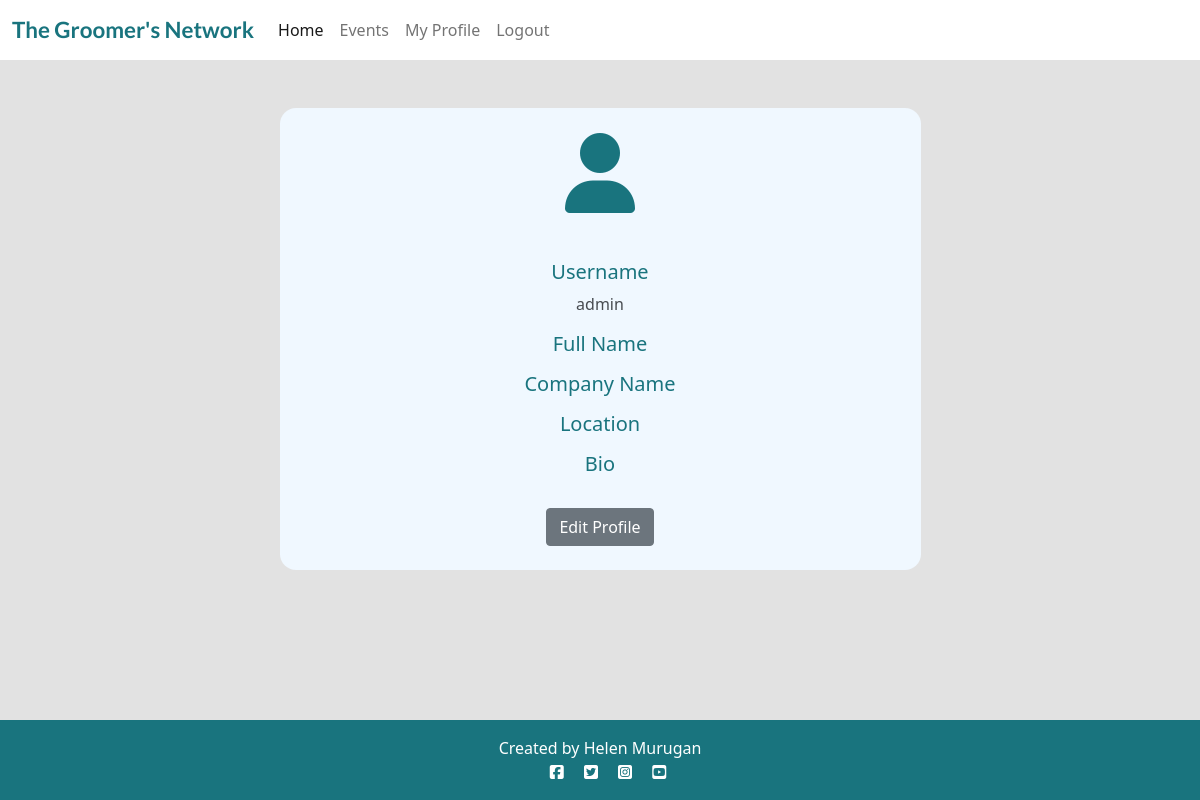
Before: /user_profile/admin/ (signed in) with the older database file.
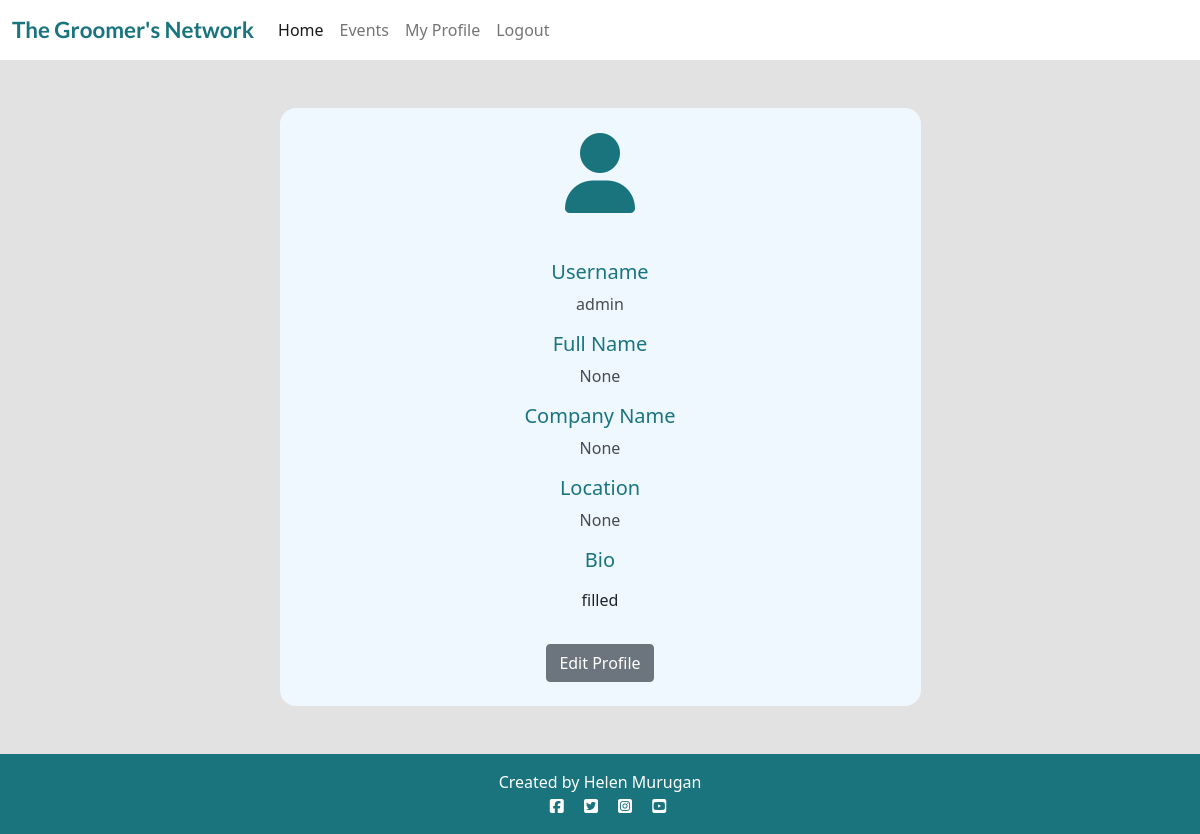
After: the same page with the newer database file.
### user_profile/models.py (models this page shows)
class Profile(models.Model):
    user = models.OneToOneField(
        User,
        on_delete=models.CASCADE,
        related_name='profile',
        verbose_name='User',
    )
    full_name = models.CharField(
        max_length=50,
        blank=True,
        null=True,
        verbose_name='Full name',
        default=' ',
    )
    company_name = models.CharField(
        blank=True,
        null=True,
        max_length=30,
        default='',
    )
    location = models.CharField(
        blank=True,
        null=True,
        max_length=30,
        default=''
    )
    bio = models.TextField(
        blank=True,
        null=True,
        max_length=1000,
        default='',
    )

### user_profile/views.py (the view)
# urls.py: path('<str:user>/', views.ProfileView.as_view(), name='my_profile'),
class ProfileView(View):
    def get(self, request, *args, **kwargs):
        if request.user.is_authenticated:
            user_profile = get_object_or_404(
                Profile,
                user=request.user
            )
            print(user_profile)
            context = {
                'user_profile': user_profile,
            }
            return render(
                request,
                'my_profile.html',
                context
            )
        else:
            return render(
                request,
                'account/login.html'
            )

### templates/my_profile.html
{% extends 'base.html' %}
{% load crispy_forms_tags %}
{% block content %}
<section>
    <div class="container my-5">
        <div class="row justify-content-center">
            <div class="col-md-8 col-lg-7">
                <div class="profile-card" style="border-radius: 1rem;">
                    <div class="text-center">
                        <h1 class="card-body teal-text big-fa"><i class="fa-solid fa-user"></i></h1>
                    </div>
                    <div class=card-body>
                        <div class="text-center">
                            <h5 class="mb-2 teal-text">Username</h5>
                            <p class="grey-text">{{ request.user.username }}</p>
                            <h5 class="mb-2 teal-text">Full Name</h5>
                            <p class="grey-text">{{user_profile.full_name}}</p>
                            <h5 class="mb-2 teal-text">Company Name</h5>
                            <p class="grey-text">{{user_profile.company_name}}</p>
                            <h5 class="mb-2 teal-text">Location</h5>
                            <p class="grey-text">{{user_profile.location}}</p>
                            <h5 class="mb-2 teal-text">Bio</h5>
                            <p class="grey-text">{{user_profile.bio | safe }}</p>
                        </div>
                    </div>
                    <div class="text-center">
                        <a href="{% url 'my_profile_update'  user.profile.pk %}" class="btn btn-secondary mb-4">Edit Profile</a>
                    </div>
                </div>
            </div>
        </div>
    </div>
</section>
{% endblock %}

Changed rows visible on the page:
now on this page (row edited): Profile: full_name "None", company_name "None", location "None", bio "filled"
changed Profile: bio empty → "<p>filled</p>" (drawn)
